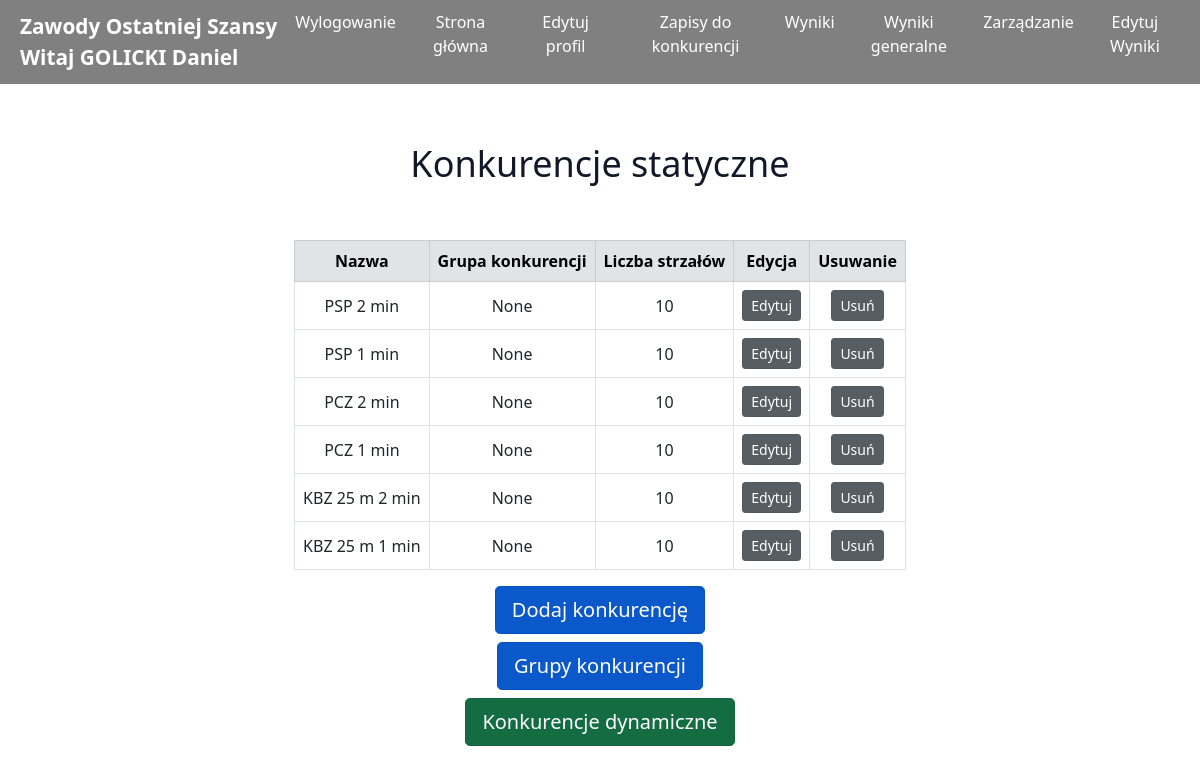
Page /zawody_lista/37 (signed in) on the committed database.
### zawody/models.py (models this page shows, shortened)
class Turniej(models.Model):
	nazwa = models.CharField(max_length=30)
	rejestracja = models.BooleanField(default=True, verbose_name='Rejestracja')
	klasyfikacja_generalna = models.BooleanField(default=True, verbose_name='Klasyfikacja generalna')
	turniej_archiwalny = models.BooleanField(default=False, verbose_name='Turniej archiwalny')
	wyniki_widoczne = models.BooleanField(default=True, verbose_name='Pokaż wyniki')
	turniej_druzynowy = models.BooleanField(default=False, verbose_name='Turniej drużynowy')
	wyniki_generalne_widoczne = models.BooleanField(default=True, verbose_name='Pokaż wyniki generalne')
	def __str__(self):
		return self.nazwa

class Zawody(models.Model):
	nazwa = models.CharField(max_length=30)
	liczba_strzalow = models.IntegerField(default=10)
	turniej = models.ForeignKey(Turniej, on_delete=models.CASCADE, null=True, blank=True)
	oplata_konkurencja = models.FloatField(default=0)
	oplata_bron = models.FloatField(default=0)
	oplata_amunicja = models.FloatField(default=0)
	zawody_grupa = models.ForeignKey(ZawodyGrupa, on_delete=models.SET_NULL, null=True, blank=True)
	class Meta:
		verbose_name_plural = "Zawody statyczne"

### account/models.py (models this page shows, shortened)
class Account(AbstractBaseUser):
	email 					= models.EmailField(verbose_name="email", max_length=60, unique=True, null=False)
	username 				= models.CharField(max_length=30, unique=True)
	imie					=models.TextField(max_length=60, null=False)
	nazwisko				=models.TextField(max_length=60, null=False)
	licencja				=models.TextField(max_length=60, verbose_name='Numer licencji', blank=True, null=True)
	licencja_sedziego		=models.TextField(max_length=60, verbose_name='Numer licencji sędziego', blank=True, null=True)
	klub					=models.TextField(max_length=60,  blank=True, null=True)
	klasa_sedziego			=models.TextField(max_length=60, verbose_name='Klasa sędziego', blank=True, null=True)
	date_joined				= models.DateTimeField(verbose_name='date joined', auto_now_add=True)
	last_login				= models.DateTimeField(verbose_name='last login', auto_now=True)
	is_admin				= models.BooleanField(default=False)
	is_active				= models.BooleanField(default=True)
	is_staff				= models.BooleanField(default=False)
	is_superuser			= models.BooleanField(default=False)
	is_sedzia				= models.BooleanField(default=False)
	rts						= models.BooleanField(default=False)
	rodo_accepted			= models.BooleanField(default=False)
	USERNAME_FIELD = 'email'
	REQUIRED_FIELDS = ['username',]
	objects = MyAccountManager();
	def __str__(self):
		return (self.nazwisko+' '+self.imie)

### zawody/views.py (the view)
# urls.py: path('zawody_lista/<int:pk>', ZawodyListView.as_view(), name="zawody_lista"),
class ZawodyListView(LoginRequiredMixin, ListView):
	login_url = '/start/'
	template_name = "zawody/zawody_lista.html"
	def get_context_data(self, **kwargs):
		context = super().get_context_data(**kwargs)
		context['pk'] = self.kwargs['pk']
		context['nazwa_turnieju'] = nazwa_turnieju(self.kwargs['pk'])
		return context
	def get_queryset(self, **kwargs):
		return Zawody.objects.filter(turniej=self.kwargs['pk'])
	def dispatch(self, request, *args, **kwargs):
		try:
			if request.user.is_admin:
				return super(ZawodyListView, self).dispatch(request, *args, **kwargs)
			else:
				return redirect('not_authorized')
		except:
			return redirect('not_authorized')

### mainapp/views.py (called while the page is built)
def nazwa_turnieju(arg):
	nazwa = Turniej.objects.filter(id=arg)
	return nazwa

### zawody/templates/zawody/zawody_lista.html
{% extends "base.html" %}
{% block content %}
  <div class="container">
    <div class="d-flex justify-content-center pt-5 pb-5">
      <h1 class="sm:text-4xl text-3xl font-medium title-font mb-2 text-gray-900">Konkurencje statyczne</h1>
    </div>
    <div class="row justify-content-center">
      <table class="table table-hover table-responsive table-bordered mx-auto w-auto align-middle md:text-center table-condensed">
      	<thead class="table-secondary">
        	<tr>
				<td class="m"><b>Nazwa</b></td>
				<td class="m"><b>Grupa konkurencji</b></td>
				<td class="m"><b>Liczba strzałów</b></td>
				<td class="m"><b>Edycja</b></td>
				<td class="m"><b>Usuwanie</b></td>
			</tr>
		</thead>
        	{% for konkurencja in object_list %}
        	<tr>
	            <td class="m">{{ konkurencja.nazwa }}</td>
	            <td class="m">{{ konkurencja.zawody_grupa }}</td>
	        	<td class="m">{{ konkurencja.liczba_strzalow }}</td>
				<td class="m"><a href="{% url 'zawody_edit' konkurencja.pk pk %}" class="btn btn-secondary btn-sm active" role="button" aria-pressed="true">Edytuj</a></td>
				<td class="m"><a href="{% url 'zawody_delete' konkurencja.pk pk %}" class="btn btn-secondary btn-sm active" role="button" aria-pressed="true">Usuń</a></td>
			</tr>
        	{% endfor %}
      </table>
    </div>
	<div class="d-flex justify-content-center pb-2" >
		<div>
			<a href="{% url 'dodaj_zawody' pk=pk %}" class="btn btn-primary btn-lg active" role="button" aria-pressed="true">Dodaj konkurencję</a>
		</div>
	</div>
	<div class="d-flex justify-content-center pb-2"" >
		<div>
			<a href="{% url 'zawody_grupa_lista' pk=pk %}" class="btn btn-primary btn-lg active" role="button" aria-pressed="true">Grupy konkurencji</a>
		</div>
	</div>
	<div class="d-flex justify-content-center pb-2"" >
		<div>
			<a href="{% url 'zawody_dynamic_lista' pk=pk %}" class="btn btn-success btn-lg active" role="button" aria-pressed="true">Konkurencje dynamiczne</a>
		</div>
	</div>
  </div>
{% endblock content %}

### templates/base.html (shortened to what this page needs)
{% load static %}
<!DOCTYPE html>
<html>
	<head>
        <link href="{% static 'css/static.css' %}" rel="stylesheet" type="text/css">
	    <link href="https://unpkg.com/tailwindcss@^2/dist/tailwind.min.css" rel="stylesheet">
	    <link href="https://cdn.jsdelivr.net/npm/bootstrap@5.0.0-beta2/dist/css/bootstrap.min.css" rel="stylesheet">
	</head>
	<body>
	<header>
		<a href="#" class="logo">
				<span>
					{{nazwa_turnieju.0}}
					<br>
			{% if request.user.is_authenticated %}
					Witaj {{request.user}}
			{% endif %}
				</span>
		</a>
		<ul class="navigation">
			{% if request.user.is_authenticated %}
				<li><a href="{% url 'logout' pk=pk %}" onclick="toggleMenu();">Wylogowanie</a></li>
				{% if request.user.rodo_accepted %}
					<li><a href="{% url 'start' %}" onclick="toggleMenu();">Strona główna</a></li>
					{% if request.user.is_admin or request.user.is_sedzia %}
	    				<li><a href="{% url 'sedzia_edit' pk=user.id pk_turniej=pk%}" onclick="toggleMenu();">Edytuj profil</a></li>
	    			{% else %}
	    				<li><a href="{% url 'account_edit_personal' pk=user.id pk_turniej=pk%}" onclick="toggleMenu();">Edytuj profil</a></li>
	    			{% endif %}
					<li><a href="{% url 'rejestracja_choose' pk=pk %}" onclick="toggleMenu();">Zapisy do konkurencji</a></li>
					{% if user.is_superuser or user.rts or nazwa_turnieju.0.wyniki_widoczne %}
						<li><a href="{% url 'wyniki' pk=pk %}" onclick="toggleMenu();">Wyniki</a></li>
					{% endif %}
					{% if user.is_superuser or user.rts or nazwa_turnieju.0.wyniki_generalne_widoczne%}
						<li><a href="{% url 'wyniki_general' pk=pk %}" onclick="toggleMenu();">Wyniki generalne</a></li>
					{% endif %}
					{% if user.is_superuser or user.rts %}
						<li><a href="{% url 'zarzadzanie' pk=pk %}" onclick="toggleMenu();">Zarządzanie</a></li>
					{% endif %}
					{% if request.user.is_sedzia %}
						<li><a href="{% url 'wyniki_edycja' pk=pk %}" onclick="toggleMenu();">Edytuj Wyniki</a></li>
					{% endif%}
				{% endif %}
			{% endif %}
		</ul>
	</header>
		<div class="container p-0 pt-5 mt-5">
		{% block content %}
		{% endblock content %}
	</div>
	</body>
</html>

### static/css/static.css (style rules this page uses)
header { position: fixed; top: 0; left: 0; width: 100%; padding: 10px 20px; z-index: 10000; display: flex; justify-content: space-between; align-items: center; transition: 0.5s; background-color: grey; }
header .logo { color: #fff; font-weight: 700; font-size: 1.5em; text-decoration: none; }
header .logo span { color: white; white-space: nowrap; }
header .navigation { position: relative; display: flex; }
header .navigation li { list-style: none; margin-left: 30px; text-align: center; }
header .navigation li a { text-decoration: none; color: #fff; font-weight: 300; transition: transform 2s ease-in-out; }
@media (max-width: 1300px) { header .navigation { padding-left: 2px; } }
@media (max-width: 1300px) { header .navigation li { margin-left: 16px; } }
@media (max-width: 1300px) { header .logo { color: #fff; font-weight: 700; font-size: 1.3em; text-decoration: none; } }
.active { color: white; }

### rows in the picture
Turniej: nazwa "Zawody Ostatniej Szansy"
Account: user "GOLICKI Daniel"
Zawody: nazwa "PSP 2 min", zawody_grupa "None", liczba_strzalow "10"
Zawody: nazwa "PSP 1 min", zawody_grupa "None", liczba_strzalow "10"
Zawody: nazwa "PCZ 2 min", zawody_grupa "None", liczba_strzalow "10"
Zawody: nazwa "PCZ 1 min", zawody_grupa "None", liczba_strzalow "10"
Zawody: nazwa "KBZ 25 m 2 min", zawody_grupa "None", liczba_strzalow "10"
Zawody: nazwa "KBZ 25 m 1 min", zawody_grupa "None", liczba_strzalow "10"
